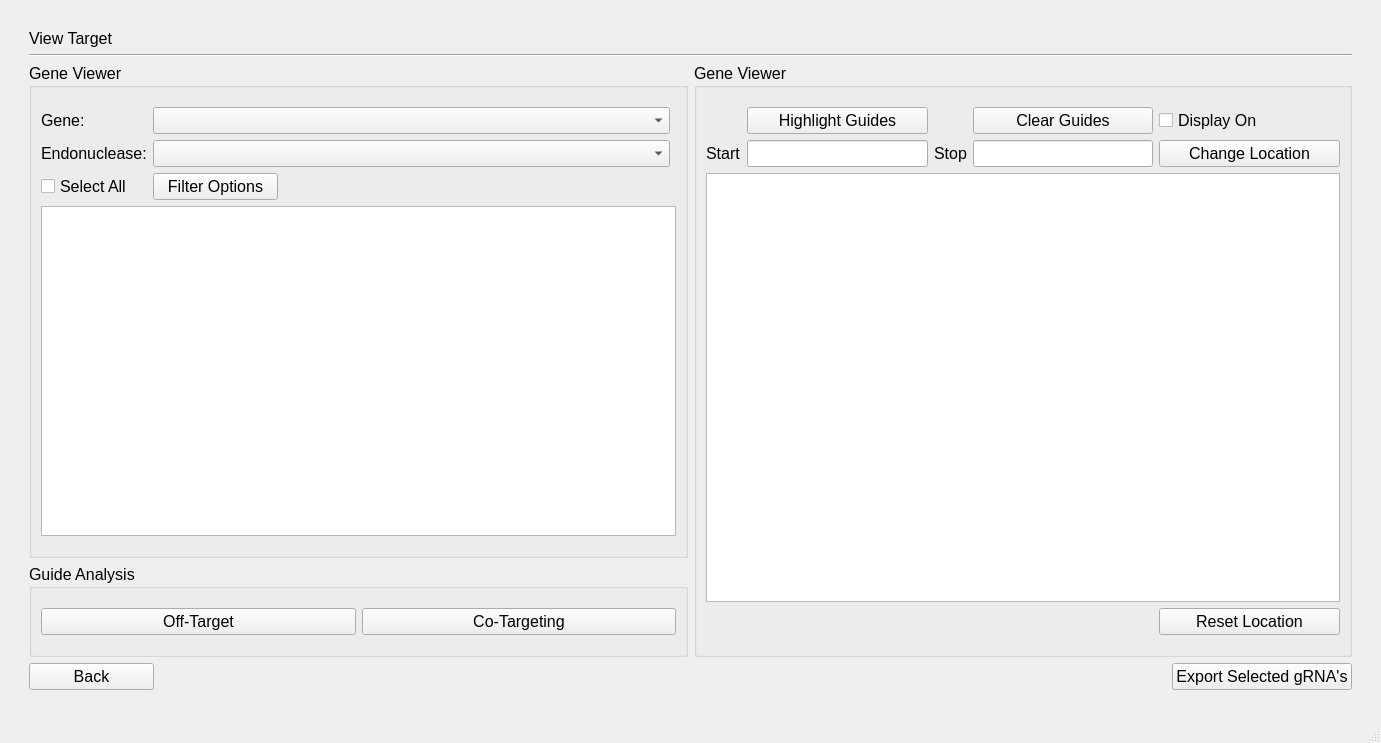
<?xml version="1.0" encoding="UTF-8"?>
<ui version="4.0">
 <class>MainWindow</class>
 <widget class="QMainWindow" name="MainWindow">
  <property name="geometry">
   <rect>
    <x>0</x>
    <y>0</y>
    <width>1381</width>
    <height>743</height>
   </rect>
  </property>
  <property name="font">
   <font>
    <pointsize>12</pointsize>
   </font>
  </property>
  <property name="windowTitle">
   <string>MainWindow</string>
  </property>
  <widget class="QWidget" name="centralwidget">
   <layout class="QGridLayout" name="gridLayout_2">
    <item row="4" column="1">
     <spacer name="verticalSpacer">
      <property name="orientation">
       <enum>Qt::Vertical</enum>
      </property>
      <property name="sizeType">
       <enum>QSizePolicy::Fixed</enum>
      </property>
      <property name="sizeHint" stdset="0">
       <size>
        <width>20</width>
        <height>20</height>
       </size>
      </property>
     </spacer>
    </item>
    <item row="3" column="1">
     <layout class="QGridLayout" name="gridLayout">
      <item row="1" column="0">
       <widget class="QGroupBox" name="guide_analysis">
        <property name="title">
         <string>Guide Analysis</string>
        </property>
        <layout class="QGridLayout" name="gridLayout_5">
         <item row="1" column="1">
          <widget class="QPushButton" name="cotargeting_button">
           <property name="sizePolicy">
            <sizepolicy hsizetype="Preferred" vsizetype="Fixed">
             <horstretch>0</horstretch>
             <verstretch>0</verstretch>
            </sizepolicy>
           </property>
           <property name="minimumSize">
            <size>
             <width>125</width>
             <height>0</height>
            </size>
           </property>
           <property name="toolTip">
            <string>&lt;html&gt;&lt;head/&gt;&lt;body&gt;&lt;p&gt;Determine guides with synergistic PAMs (Ex. saCas9 and spCas9 compatible guides). &lt;span style=&quot; font-weight:600;&quot;&gt;Note:&lt;/span&gt; to analyze an organism for co-targeting guides, separate CSPR files must be generated for each additional endonuclease. Co-targeting endonucleases must have the same PAM directionality, same total gRNA length, and overlapping PAM sequences to be compatible.&lt;/p&gt;&lt;/body&gt;&lt;/html&gt;</string>
           </property>
           <property name="text">
            <string>Co-Targeting</string>
           </property>
          </widget>
         </item>
         <item row="0" column="0" colspan="2">
          <spacer name="verticalSpacer_5">
           <property name="orientation">
            <enum>Qt::Vertical</enum>
           </property>
           <property name="sizeType">
            <enum>QSizePolicy::Preferred</enum>
           </property>
           <property name="sizeHint" stdset="0">
            <size>
             <width>20</width>
             <height>10</height>
            </size>
           </property>
          </spacer>
         </item>
         <item row="1" column="0">
          <widget class="QPushButton" name="off_target_button">
           <property name="sizePolicy">
            <sizepolicy hsizetype="Preferred" vsizetype="Fixed">
             <horstretch>0</horstretch>
             <verstretch>0</verstretch>
            </sizepolicy>
           </property>
           <property name="minimumSize">
            <size>
             <width>125</width>
             <height>0</height>
            </size>
           </property>
           <property name="toolTip">
            <string>&lt;html&gt;&lt;head/&gt;&lt;body&gt;&lt;p&gt;&lt;span style=&quot; font-size:12pt;&quot;&gt;Perform off-target analysis on the selected guides.&lt;/span&gt;&lt;/p&gt;&lt;/body&gt;&lt;/html&gt;</string>
           </property>
           <property name="text">
            <string>Off-Target</string>
           </property>
          </widget>
         </item>
         <item row="2" column="0" colspan="2">
          <spacer name="verticalSpacer_6">
           <property name="orientation">
            <enum>Qt::Vertical</enum>
           </property>
           <property name="sizeType">
            <enum>QSizePolicy::Preferred</enum>
           </property>
           <property name="sizeHint" stdset="0">
            <size>
             <width>20</width>
             <height>10</height>
            </size>
           </property>
          </spacer>
         </item>
        </layout>
       </widget>
      </item>
      <item row="2" column="0" alignment="Qt::AlignLeft">
       <widget class="QPushButton" name="back_button">
        <property name="sizePolicy">
         <sizepolicy hsizetype="Preferred" vsizetype="Fixed">
          <horstretch>0</horstretch>
          <verstretch>0</verstretch>
         </sizepolicy>
        </property>
        <property name="minimumSize">
         <size>
          <width>125</width>
          <height>0</height>
         </size>
        </property>
        <property name="text">
         <string>Back</string>
        </property>
       </widget>
      </item>
      <item row="2" column="1" alignment="Qt::AlignRight">
       <widget class="QPushButton" name="export_button">
        <property name="sizePolicy">
         <sizepolicy hsizetype="Preferred" vsizetype="Fixed">
          <horstretch>0</horstretch>
          <verstretch>0</verstretch>
         </sizepolicy>
        </property>
        <property name="minimumSize">
         <size>
          <width>175</width>
          <height>0</height>
         </size>
        </property>
        <property name="toolTip">
         <string>&lt;html&gt;&lt;head/&gt;&lt;body&gt;&lt;p&gt;&lt;span style=&quot; font-size:12pt;&quot;&gt;Export selected guides to a CSV file.&lt;/span&gt;&lt;/p&gt;&lt;/body&gt;&lt;/html&gt;</string>
        </property>
        <property name="text">
         <string>Export Selected gRNA's</string>
        </property>
       </widget>
      </item>
      <item row="0" column="0">
       <widget class="QGroupBox" name="guide_viewer">
        <property name="sizePolicy">
         <sizepolicy hsizetype="Expanding" vsizetype="Preferred">
          <horstretch>0</horstretch>
          <verstretch>0</verstretch>
         </sizepolicy>
        </property>
        <property name="minimumSize">
         <size>
          <width>625</width>
          <height>0</height>
         </size>
        </property>
        <property name="title">
         <string>Gene Viewer</string>
        </property>
        <layout class="QGridLayout" name="gridLayout_4">
         <item row="6" column="0">
          <widget class="QLabel" name="endoLabel">
           <property name="sizePolicy">
            <sizepolicy hsizetype="Fixed" vsizetype="Fixed">
             <horstretch>0</horstretch>
             <verstretch>0</verstretch>
            </sizepolicy>
           </property>
           <property name="text">
            <string>Endonuclease:</string>
           </property>
          </widget>
         </item>
         <item row="5" column="1">
          <layout class="QHBoxLayout" name="horizontalLayout">
           <item>
            <widget class="QComboBox" name="comboBoxGene">
             <property name="sizePolicy">
              <sizepolicy hsizetype="Expanding" vsizetype="Fixed">
               <horstretch>0</horstretch>
               <verstretch>0</verstretch>
              </sizepolicy>
             </property>
             <property name="minimumSize">
              <size>
               <width>225</width>
               <height>0</height>
              </size>
             </property>
            </widget>
           </item>
          </layout>
         </item>
         <item row="0" column="0" colspan="2">
          <spacer name="verticalSpacer_3">
           <property name="orientation">
            <enum>Qt::Vertical</enum>
           </property>
           <property name="sizeType">
            <enum>QSizePolicy::Preferred</enum>
           </property>
           <property name="sizeHint" stdset="0">
            <size>
             <width>20</width>
             <height>10</height>
            </size>
           </property>
          </spacer>
         </item>
         <item row="11" column="0" colspan="2">
          <spacer name="verticalSpacer_7">
           <property name="orientation">
            <enum>Qt::Vertical</enum>
           </property>
           <property name="sizeType">
            <enum>QSizePolicy::Preferred</enum>
           </property>
           <property name="sizeHint" stdset="0">
            <size>
             <width>20</width>
             <height>10</height>
            </size>
           </property>
          </spacer>
         </item>
         <item row="9" column="0">
          <widget class="QCheckBox" name="checkBoxSelectAll">
           <property name="sizePolicy">
            <sizepolicy hsizetype="Fixed" vsizetype="Fixed">
             <horstretch>0</horstretch>
             <verstretch>0</verstretch>
            </sizepolicy>
           </property>
           <property name="text">
            <string>Select All</string>
           </property>
          </widget>
         </item>
         <item row="9" column="1" alignment="Qt::AlignLeft">
          <widget class="QPushButton" name="filter_options_button">
           <property name="sizePolicy">
            <sizepolicy hsizetype="Preferred" vsizetype="Fixed">
             <horstretch>0</horstretch>
             <verstretch>0</verstretch>
            </sizepolicy>
           </property>
           <property name="minimumSize">
            <size>
             <width>125</width>
             <height>0</height>
            </size>
           </property>
           <property name="toolTip">
            <string>&lt;html&gt;&lt;head/&gt;&lt;body&gt;&lt;p&gt;&lt;span style=&quot; font-size:12pt;&quot;&gt;Additional options for filtering the Guide Viewer Table.&lt;/span&gt;&lt;/p&gt;&lt;/body&gt;&lt;/html&gt;</string>
           </property>
           <property name="text">
            <string>Filter Options</string>
           </property>
          </widget>
         </item>
         <item row="10" column="0" colspan="3">
          <widget class="QTableWidget" name="targetTable"/>
         </item>
         <item row="5" column="0">
          <widget class="QLabel" name="geneLabel">
           <property name="sizePolicy">
            <sizepolicy hsizetype="Fixed" vsizetype="Fixed">
             <horstretch>0</horstretch>
             <verstretch>0</verstretch>
            </sizepolicy>
           </property>
           <property name="text">
            <string>Gene:</string>
           </property>
          </widget>
         </item>
         <item row="6" column="1">
          <layout class="QHBoxLayout" name="horizontalLayout_2">
           <item>
            <widget class="QComboBox" name="endonucleaseBox">
             <property name="sizePolicy">
              <sizepolicy hsizetype="Expanding" vsizetype="Fixed">
               <horstretch>0</horstretch>
               <verstretch>0</verstretch>
              </sizepolicy>
             </property>
             <property name="minimumSize">
              <size>
               <width>225</width>
               <height>0</height>
              </size>
             </property>
            </widget>
           </item>
          </layout>
         </item>
        </layout>
       </widget>
      </item>
      <item row="0" column="1" rowspan="2">
       <widget class="QGroupBox" name="gene_viewer">
        <property name="sizePolicy">
         <sizepolicy hsizetype="Expanding" vsizetype="Preferred">
          <horstretch>0</horstretch>
          <verstretch>0</verstretch>
         </sizepolicy>
        </property>
        <property name="minimumSize">
         <size>
          <width>0</width>
          <height>0</height>
         </size>
        </property>
        <property name="title">
         <string>Gene Viewer</string>
        </property>
        <layout class="QGridLayout" name="gridLayout_6">
         <item row="3" column="1">
          <widget class="QLineEdit" name="lineEditStart">
           <property name="sizePolicy">
            <sizepolicy hsizetype="Minimum" vsizetype="Fixed">
             <horstretch>0</horstretch>
             <verstretch>0</verstretch>
            </sizepolicy>
           </property>
          </widget>
         </item>
         <item row="3" column="2">
          <widget class="QLabel" name="endLabel">
           <property name="sizePolicy">
            <sizepolicy hsizetype="Fixed" vsizetype="Fixed">
             <horstretch>0</horstretch>
             <verstretch>0</verstretch>
            </sizepolicy>
           </property>
           <property name="text">
            <string>Stop</string>
           </property>
          </widget>
         </item>
         <item row="3" column="0">
          <widget class="QLabel" name="startlabel">
           <property name="sizePolicy">
            <sizepolicy hsizetype="Fixed" vsizetype="Fixed">
             <horstretch>0</horstretch>
             <verstretch>0</verstretch>
            </sizepolicy>
           </property>
           <property name="text">
            <string>Start</string>
           </property>
          </widget>
         </item>
         <item row="1" column="1">
          <widget class="QPushButton" name="highlight_gene_viewer_button">
           <property name="sizePolicy">
            <sizepolicy hsizetype="Preferred" vsizetype="Fixed">
             <horstretch>0</horstretch>
             <verstretch>0</verstretch>
            </sizepolicy>
           </property>
           <property name="minimumSize">
            <size>
             <width>0</width>
             <height>0</height>
            </size>
           </property>
           <property name="toolTip">
            <string>&lt;html&gt;&lt;head/&gt;&lt;body&gt;&lt;p&gt;This button will highlight the sequences in the Gene Viewer that match the sequences selected in the table.&lt;/p&gt;&lt;/body&gt;&lt;/html&gt;</string>
           </property>
           <property name="text">
            <string>Highlight Guides</string>
           </property>
          </widget>
         </item>
         <item row="1" column="3">
          <widget class="QPushButton" name="clear_highlighted_guides_button">
           <property name="sizePolicy">
            <sizepolicy hsizetype="Preferred" vsizetype="Fixed">
             <horstretch>0</horstretch>
             <verstretch>0</verstretch>
            </sizepolicy>
           </property>
           <property name="minimumSize">
            <size>
             <width>0</width>
             <height>0</height>
            </size>
           </property>
           <property name="toolTip">
            <string>&lt;html&gt;&lt;head/&gt;&lt;body&gt;&lt;p&gt;&lt;span style=&quot; font-size:12pt;&quot;&gt;This button clears all highlighted guides from the gene viewer box.&lt;/span&gt;&lt;/p&gt;&lt;/body&gt;&lt;/html&gt;</string>
           </property>
           <property name="text">
            <string>Clear Guides</string>
           </property>
          </widget>
         </item>
         <item row="3" column="3">
          <widget class="QLineEdit" name="lineEditEnd">
           <property name="sizePolicy">
            <sizepolicy hsizetype="Minimum" vsizetype="Fixed">
             <horstretch>0</horstretch>
             <verstretch>0</verstretch>
            </sizepolicy>
           </property>
          </widget>
         </item>
         <item row="5" column="0" colspan="5">
          <widget class="QTextEdit" name="geneViewer">
           <property name="sizePolicy">
            <sizepolicy hsizetype="Expanding" vsizetype="Expanding">
             <horstretch>0</horstretch>
             <verstretch>0</verstretch>
            </sizepolicy>
           </property>
          </widget>
         </item>
         <item row="0" column="0" colspan="5">
          <spacer name="verticalSpacer_4">
           <property name="orientation">
            <enum>Qt::Vertical</enum>
           </property>
           <property name="sizeType">
            <enum>QSizePolicy::Preferred</enum>
           </property>
           <property name="sizeHint" stdset="0">
            <size>
             <width>20</width>
             <height>10</height>
            </size>
           </property>
          </spacer>
         </item>
         <item row="1" column="4">
          <widget class="QCheckBox" name="displayGeneViewer">
           <property name="text">
            <string>Display On</string>
           </property>
          </widget>
         </item>
         <item row="7" column="0" colspan="5">
          <spacer name="verticalSpacer_8">
           <property name="orientation">
            <enum>Qt::Vertical</enum>
           </property>
           <property name="sizeType">
            <enum>QSizePolicy::Preferred</enum>
           </property>
           <property name="sizeHint" stdset="0">
            <size>
             <width>20</width>
             <height>10</height>
            </size>
           </property>
          </spacer>
         </item>
         <item row="3" column="4">
          <widget class="QPushButton" name="change_start_end_button">
           <property name="minimumSize">
            <size>
             <width>0</width>
             <height>0</height>
            </size>
           </property>
           <property name="toolTip">
            <string>&lt;html&gt;&lt;head/&gt;&lt;body&gt;&lt;p&gt;This button changes the start and end location of the Gene Viewer sequence.&lt;/p&gt;&lt;/body&gt;&lt;/html&gt;</string>
           </property>
           <property name="text">
            <string>Change Location</string>
           </property>
          </widget>
         </item>
         <item row="6" column="4">
          <widget class="QPushButton" name="reset_location_button">
           <property name="text">
            <string>Reset Location</string>
           </property>
          </widget>
         </item>
        </layout>
       </widget>
      </item>
     </layout>
    </item>
    <item row="3" column="0">
     <spacer name="horizontalSpacer">
      <property name="orientation">
       <enum>Qt::Horizontal</enum>
      </property>
      <property name="sizeType">
       <enum>QSizePolicy::Fixed</enum>
      </property>
      <property name="sizeHint" stdset="0">
       <size>
        <width>20</width>
        <height>20</height>
       </size>
      </property>
     </spacer>
    </item>
    <item row="0" column="1">
     <spacer name="verticalSpacer_2">
      <property name="orientation">
       <enum>Qt::Vertical</enum>
      </property>
      <property name="sizeType">
       <enum>QSizePolicy::Fixed</enum>
      </property>
      <property name="sizeHint" stdset="0">
       <size>
        <width>20</width>
        <height>20</height>
       </size>
      </property>
     </spacer>
    </item>
    <item row="1" column="1">
     <widget class="QLabel" name="title">
      <property name="text">
       <string>View Target</string>
      </property>
     </widget>
    </item>
    <item row="2" column="1">
     <widget class="Line" name="line">
      <property name="orientation">
       <enum>Qt::Horizontal</enum>
      </property>
     </widget>
    </item>
    <item row="3" column="2">
     <spacer name="horizontalSpacer_2">
      <property name="orientation">
       <enum>Qt::Horizontal</enum>
      </property>
      <property name="sizeType">
       <enum>QSizePolicy::Fixed</enum>
      </property>
      <property name="sizeHint" stdset="0">
       <size>
        <width>20</width>
        <height>20</height>
       </size>
      </property>
     </spacer>
    </item>
   </layout>
  </widget>
  <widget class="QStatusBar" name="statusbar"/>
 </widget>
 <resources/>
 <connections/>
</ui>
